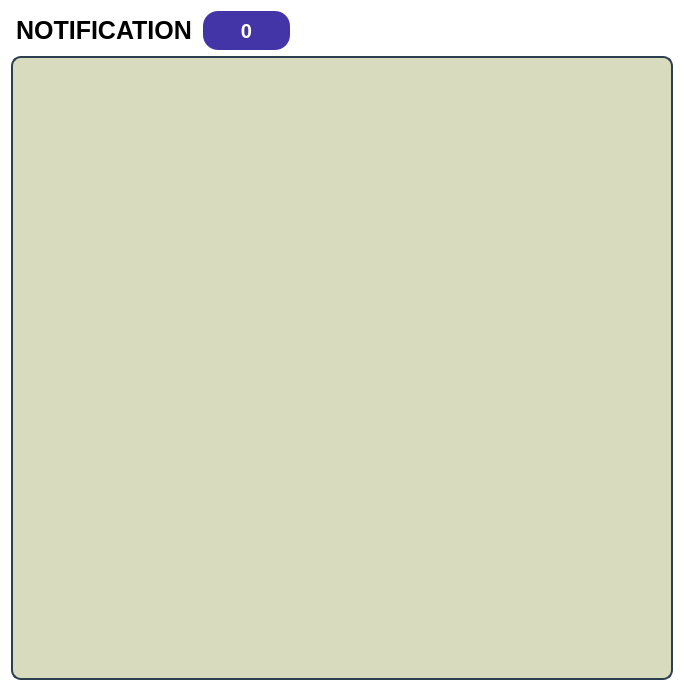
<?xml version="1.0" encoding="UTF-8"?>
<ui version="4.0">
 <class>Dialog</class>
 <widget class="QDialog" name="Dialog">
  <property name="geometry">
   <rect>
    <x>0</x>
    <y>0</y>
    <width>684</width>
    <height>691</height>
   </rect>
  </property>
  <property name="sizePolicy">
   <sizepolicy hsizetype="Fixed" vsizetype="Fixed">
    <horstretch>0</horstretch>
    <verstretch>0</verstretch>
   </sizepolicy>
  </property>
  <property name="minimumSize">
   <size>
    <width>684</width>
    <height>691</height>
   </size>
  </property>
  <property name="maximumSize">
   <size>
    <width>684</width>
    <height>691</height>
   </size>
  </property>
  <property name="windowTitle">
   <string>Dialog</string>
  </property>
  <property name="styleSheet">
   <string notr="true">background: white;</string>
  </property>
  <layout class="QVBoxLayout" name="verticalLayout">
   <item>
    <layout class="QHBoxLayout" name="horizontalLayout">
     <item>
      <widget class="QLabel" name="notification_label">
       <property name="styleSheet">
        <string notr="true">QLabel {
    background-color: transparent; /* Transparent background */
    color: black; /* Text color */
    font-family: 'Poppins', 'Arial', 'Helvetica', sans-serif; /* Font stack: Poppins first, then Arial or Helvetica */
    font-size: 25px; /* Font size of 25 */
	font-weight: bold;
    border: none; /* Remove border */
    padding: 5px; /* Optional padding */
}
</string>
       </property>
       <property name="text">
        <string>NOTIFICATION</string>
       </property>
       <property name="alignment">
        <set>Qt::AlignCenter</set>
       </property>
      </widget>
     </item>
     <item>
      <widget class="QLabel" name="notif_count">
       <property name="styleSheet">
        <string notr="true">QLabel {
    background-color: #4335A7; /* Transparent background */
    color: white; /* Text color */
    font-family: 'Poppins', 'Arial', 'Helvetica', sans-serif; /* Font stack: Poppins first, then Arial or Helvetica */
    font-size: 20px; /* Font size of 25 */
	font-weight: bold;
	border-radius: 15px;
    border: none; /* Remove border */
    padding: 5px; /* Optional padding */
}
</string>
       </property>
       <property name="text">
        <string>0</string>
       </property>
       <property name="alignment">
        <set>Qt::AlignCenter</set>
       </property>
      </widget>
     </item>
     <item>
      <spacer name="horizontalSpacer">
       <property name="orientation">
        <enum>Qt::Horizontal</enum>
       </property>
       <property name="sizeType">
        <enum>QSizePolicy::Fixed</enum>
       </property>
       <property name="sizeHint" stdset="0">
        <size>
         <width>383</width>
         <height>20</height>
        </size>
       </property>
      </spacer>
     </item>
    </layout>
   </item>
   <item>
    <widget class="QListWidget" name="notif_content">
     <property name="mouseTracking">
      <bool>true</bool>
     </property>
     <property name="styleSheet">
      <string notr="true">QListView {
    background-color: #D8DBBD; /* Dark background color for the list view */
    border-radius: 10px; /* Rounded corners for the list view */
    padding: 5px;
    border: 2px solid #2C3E50; /* Border for the list view */
}

QListView::item {
    background-color: #384B70; /* Darker background for each item */
    color: white; /* White text for each item */
    font-size: 20px; /* Larger font size */
    font-family: Arial, Helvetica, sans-serif; /* Optional: change font family */
    font-weight: bold; /* Bold font */
    border-radius: 8px; /* Rounded corners for each item */
    padding: 10px;
    margin: 5px 0; /* Space between items */
}

QListView::item:selected {
    background-color: #1F2B3A; /* Even darker background when an item is selected */
    color: white; /* White text when selected */
    font-size: 20px; /* Ensure selected item has the same font size */
    font-weight: bold; /* Bold font */
}

QListView::item:hover {
    background-color: #33415C; /* Slightly lighter dark color when hovering */
    color: white; /* White text when hovering */
    font-size: 20px; /* Ensure hovered item has the same font size */
    font-weight: bold; /* Bold font */
}

QListView::item:checked {
    background-color: #3C5A76; /* Darker blue-gray background for checked items */
    color: white; /* White text when item is checked */
    font-size: 20px; /* Ensure checked item has the same font size */
    font-weight: bold; /* Bold font */
}
</string>
     </property>
     <property name="viewMode">
      <enum>QListView::ListMode</enum>
     </property>
    </widget>
   </item>
  </layout>
 </widget>
 <resources/>
 <connections/>
</ui>
